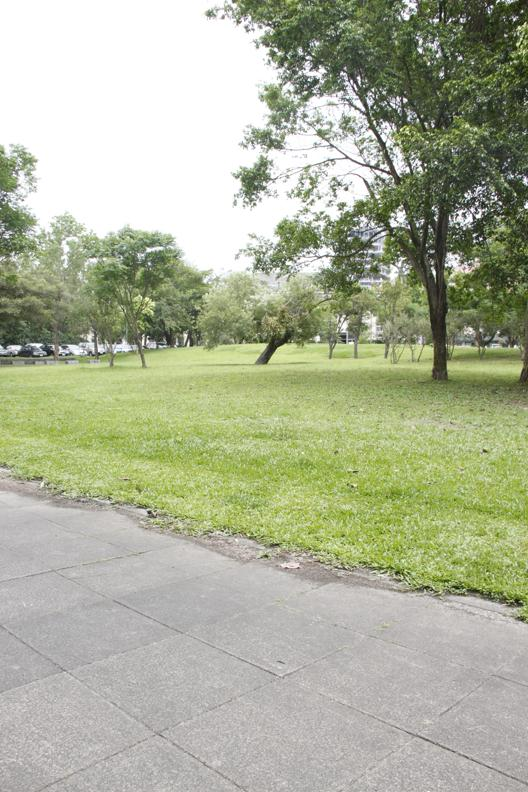
//> input picture src/Img/1.jpg, 528 x 792 px
$ ./harris Img/1.jpg 100   (built with g++ and OpenCV 4)
//> lines starting //> are read from the running program, lines starting //| are printed output that depends on the picture; after the words box and inside, x2 and y2 are one past the last pixel; in counts of white or black regions, pixels touching at a corner belong together
#include <iostream>
#include <opencv2/opencv.hpp>

using namespace std;
using namespace cv;

int main(int argc, char** argv) {
    // Load image
    Mat img_rgb = imread(argv[1], IMREAD_COLOR);
//> img_rgb is the input picture: 792 rows x 528 cols, CV_8UC3; mean B, G, R 152.8, 177.6, 172.2
    if (img_rgb.empty()) {
        cout << "Could not read the image." << endl;
        return 1;
    }
    // get int value from argv[2]
    int threshold = atoi(argv[2]);
//> threshold = 100
    Mat img = imread(argv[1], IMREAD_GRAYSCALE);
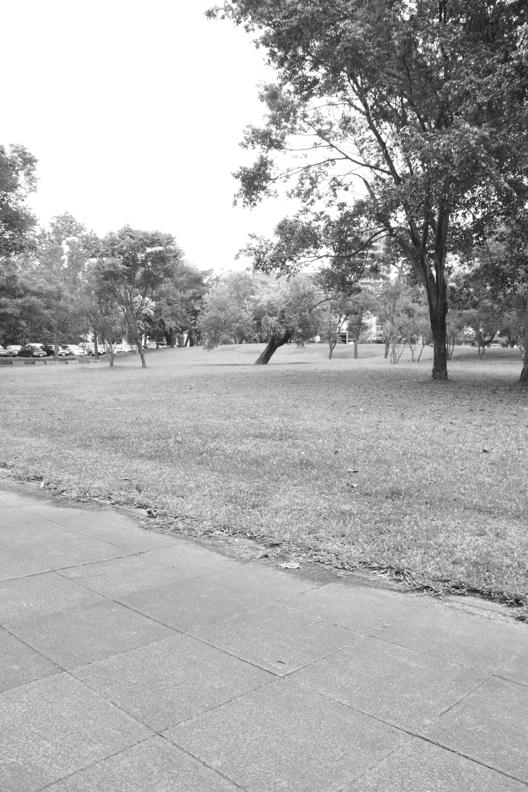
//> img: 792 rows x 528 cols, CV_8UC1; min 12, max 255, mean 173.2

    // Harris corner detection parameters
    int blockSize = 2; // Size of neighborhood considered for corner detection
    int apertureSize = 3; // Aperture parameter for the Sobel operator
    double k = 0.04; // Harris detector free parameter

    // Detect Harris corners
    Mat dst = Mat::zeros(img.size(), CV_32FC1);
    cornerHarris(img, dst, blockSize, apertureSize, k);
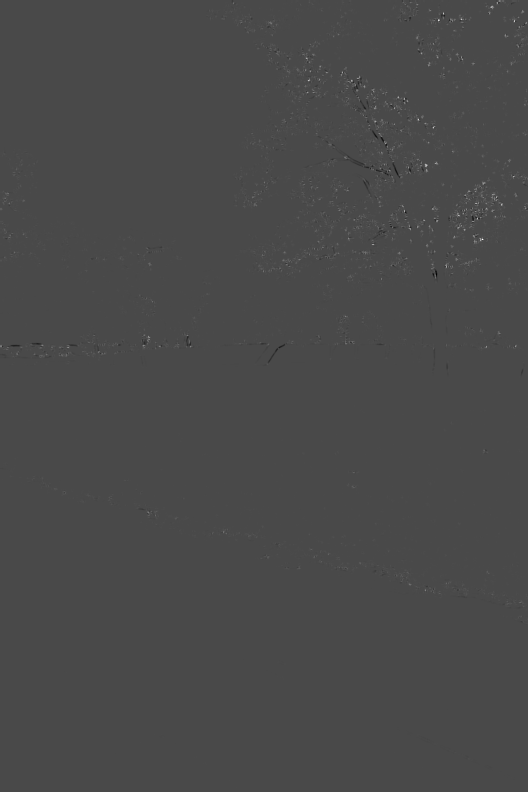
//> dst: 792 rows x 528 cols, CV_32FC1; min -0.0094, max 0.0232, mean 3.51e-05; drawn with min black and max white

    // Normalize and convert to 8-bit for visualization
    Mat dst_norm, dst_norm_scaled;
    normalize(dst, dst_norm, 0, 255, NORM_MINMAX, CV_32FC1, Mat());
    convertScaleAbs(dst_norm, dst_norm_scaled);

    // Mark corners in the image
    for (int i = 0; i < dst_norm.rows; i++) {
        for (int j = 0; j < dst_norm.cols; j++) {
            if ((int)dst_norm.at<float>(i, j) > threshold) { // Threshold for detecting corners
                cv::Vec3b &pixel = img_rgb.at<cv::Vec3b>(i, j);
                pixel[2] = 255;
                pixel[1] = 0;
                pixel[0] = 0;
            }
        }
    }
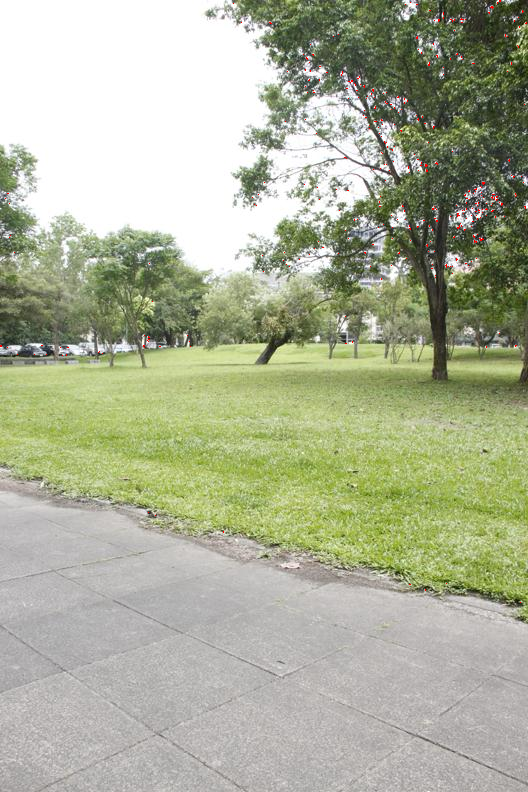
//> img_rgb: 792 rows x 528 cols, CV_8UC3; 0.15% of pixels changed, all inside (x1, y1, x2, y2) = (0, 0, 527, 603)

    // Display the result
    namedWindow("Harris Corners", WINDOW_AUTOSIZE);
    imshow("Harris Corners", dst_norm_scaled);
    waitKey(0);

    return 0;
}
